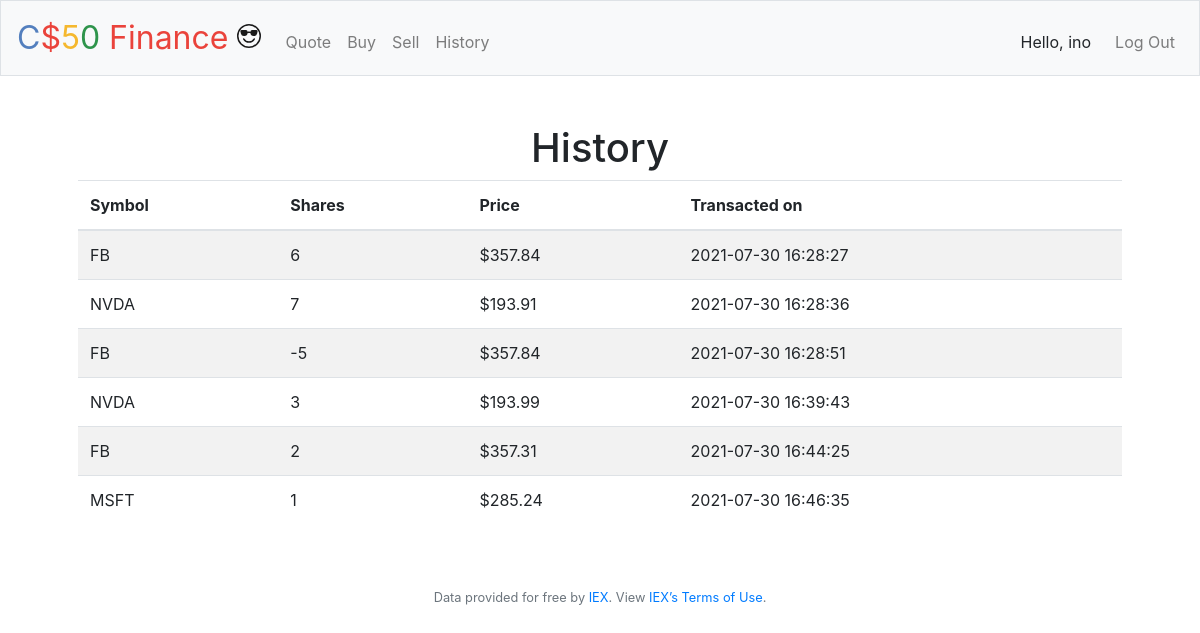
/history (signed in), run on an earlier commit of the app's database.
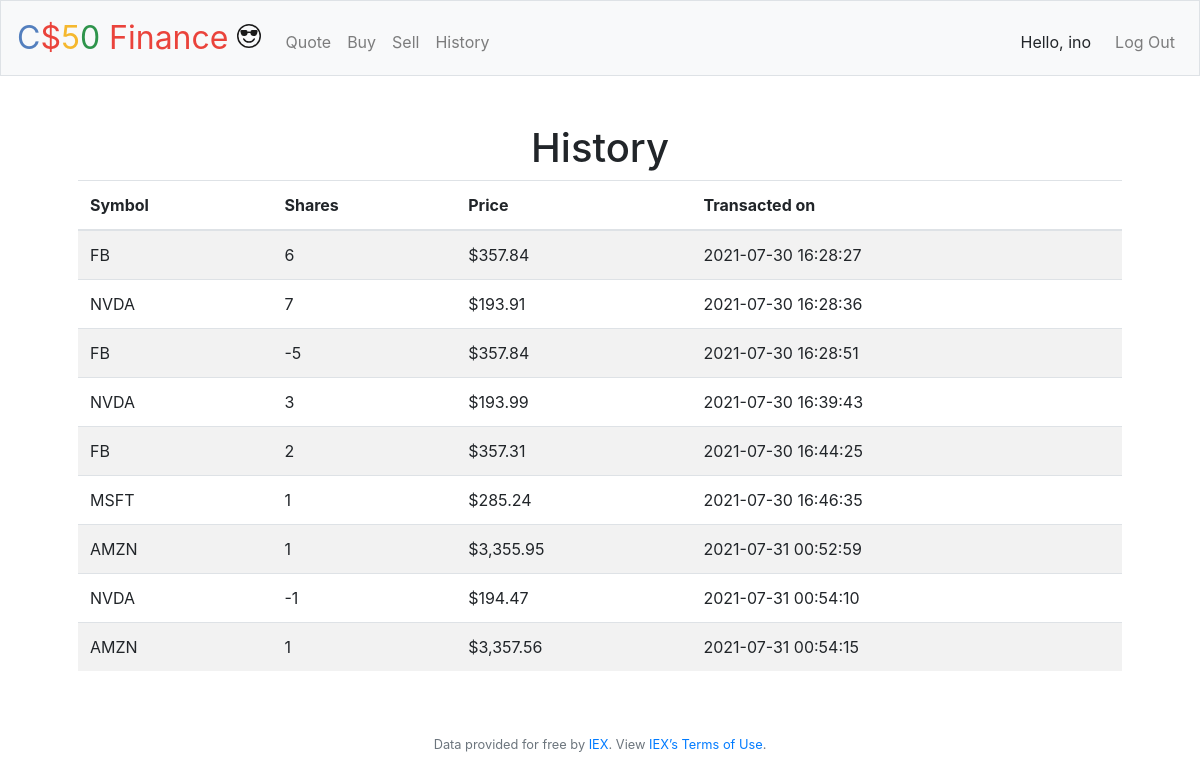
And on a later commit of the database.
### tables this page shows
CREATE TABLE activities (
id INTEGER,
user_id INTEGER NOT NULL,
symbol TEXT NOT NULL,
price NUMERIC NOT NULL,
shares INTEGER NOT NULL,
action TEXT NOT NULL,
cash_before NUMERIC,
cash_after NUMERIC,
date_time TEXT NOT NULL,

PRIMARY KEY (id), FOREIGN KEY(user_id) REFERENCES users(id));

### application.py (the view)
@app.route("/history")
@login_required
def history():
    rows = db.execute("SELECT * FROM activities WHERE user_id = ?", session["user_id"])
    print("\x1b[6;30;42m" + "--------------------------- START HISTORY ---------------------------" + "\x1b[0m")
    print(rows)
    print("\x1b[6;37;41m" + "---------------------------- END HISTORY ----------------------------" + "\x1b[0m")
    return render_template("/history.html", rows=rows)

### application.py (called while the page is built)
@app.after_request
def after_request(response):
    response.headers["Cache-Control"] = "no-cache, no-store, must-revalidate"
    response.headers["Expires"] = 0
    response.headers["Pragma"] = "no-cache"
    return response

### helpers.py (called while the page is built)
def login_required(f):
    @wraps(f)
    def decorated_function(*args, **kwargs):
        if session.get("user_id") is None:
            return redirect("/login")
        return f(*args, **kwargs)
    return decorated_function

def usd(value):
    return f"${value:,.2f}"

### templates/history.html (shortened to what this page needs)
{% extends "layout.html" %}
{% block main %}
    <h1>History</h1>
    <table class="table table-striped text-left">
        <thead>
            <tr>
                <th>Symbol</th>
                <th>Shares</th>
                <th>Price</th>
                <th>Transacted on</th>
            </tr>
        </thead>
        <tbody>
            {% for row in rows %}
            <tr>
                <td>
                    {{row.symbol}}
                </td>
                <td>
                    {{row.shares}}
                </td>
                <td>
                    {{row.price | usd}}
                </td>
                <td>
                    {{row.date_time}}
                </td>
            </tr>
            {% endfor %}
        </tbody>
    </table>
{% endblock %}

### templates/layout.html (shortened to what this page needs)
<!DOCTYPE html>
<html lang="en">
    <head>
        <link rel="stylesheet" href="https://cdn.jsdelivr.net/npm/bootstrap@4.5.3/dist/css/bootstrap.min.css">
        <link href="/static/styles.css" rel="stylesheet">
    </head>
    <body>
        <nav class="navbar navbar-expand-md navbar-light bg-light border">
            <a class="navbar-brand" href="/">
                <span class="blue">C</span><span class="red">$</span><span class="yellow">5</span><span class="green">0</span> <span class="red">Finance</span><span>
                </span></a>
            <div class="collapse navbar-collapse" id="navbar">
                {% if session.user_id %}
                    <ul class="navbar-nav mr-auto mt-2">
                        <li class="nav-item"><a class="nav-link" href="/quote">Quote</a></li>
                        <li class="nav-item"><a class="nav-link" href="/buy">Buy</a></li>
                        <li class="nav-item"><a class="nav-link" href="/sell">Sell</a></li>
                        <li class="nav-item"><a class="nav-link" href="/history">History</a></li>
                    </ul>
                    <ul class="navbar-nav ml-auto mt-2">
                        <li class="nav-item"><span class="username">Hello, {{ session["username"] }}</span></li>
                        <li class="nav-item"><a class="nav-link" href="/logout">Log Out</a></li>
                    </ul>
                {% else %}
                    <ul class="navbar-nav ml-auto mt-2">
                        <li class="nav-item"><a class="nav-link" href="/register">Register</a></li>
                        <li class="nav-item"><a class="nav-link" href="/login">Log In</a></li>
                    </ul>
                {% endif %}
            </div>
        </nav>
        <main class="container p-5">
            {% block main %}{% endblock %}
        </main>
        <footer class="small text-center text-muted">
            Data provided for free by <a href="https://iextrading.com/developer">IEX</a>. View <a href="https://iextrading.com/api-exhibit-a/">IEX’s Terms of Use</a>.
        </footer>
    </body>
</html>

### static/styles.css (style rules this page uses)
nav .navbar-brand { font-size: xx-large; }
nav .navbar-brand .blue { color: #537fbe; }
nav .navbar-brand .red { color: #ea433b; }
nav .navbar-brand .yellow { color: #f5b82e; }
nav .navbar-brand .green { color: #2e944b; }
main { overflow-x: auto; text-align: center; }
svg.bi.bi-emoji-sunglasses-xl { height: 24px !important; width: 24px !important; }
.username { display: block; padding: 0.5rem 1rem; }

What changed in the data, as far as the page shows it:
added activities: symbol "AMZN", shares "1", price "$3,355.95", date_time "2021-07-31 00:52:59"
added activities: symbol "NVDA", shares "-1", price "$194.47", date_time "2021-07-31 00:54:10"
added activities: symbol "AMZN", shares "1", price "$3,357.56", date_time "2021-07-31 00:54:15"
